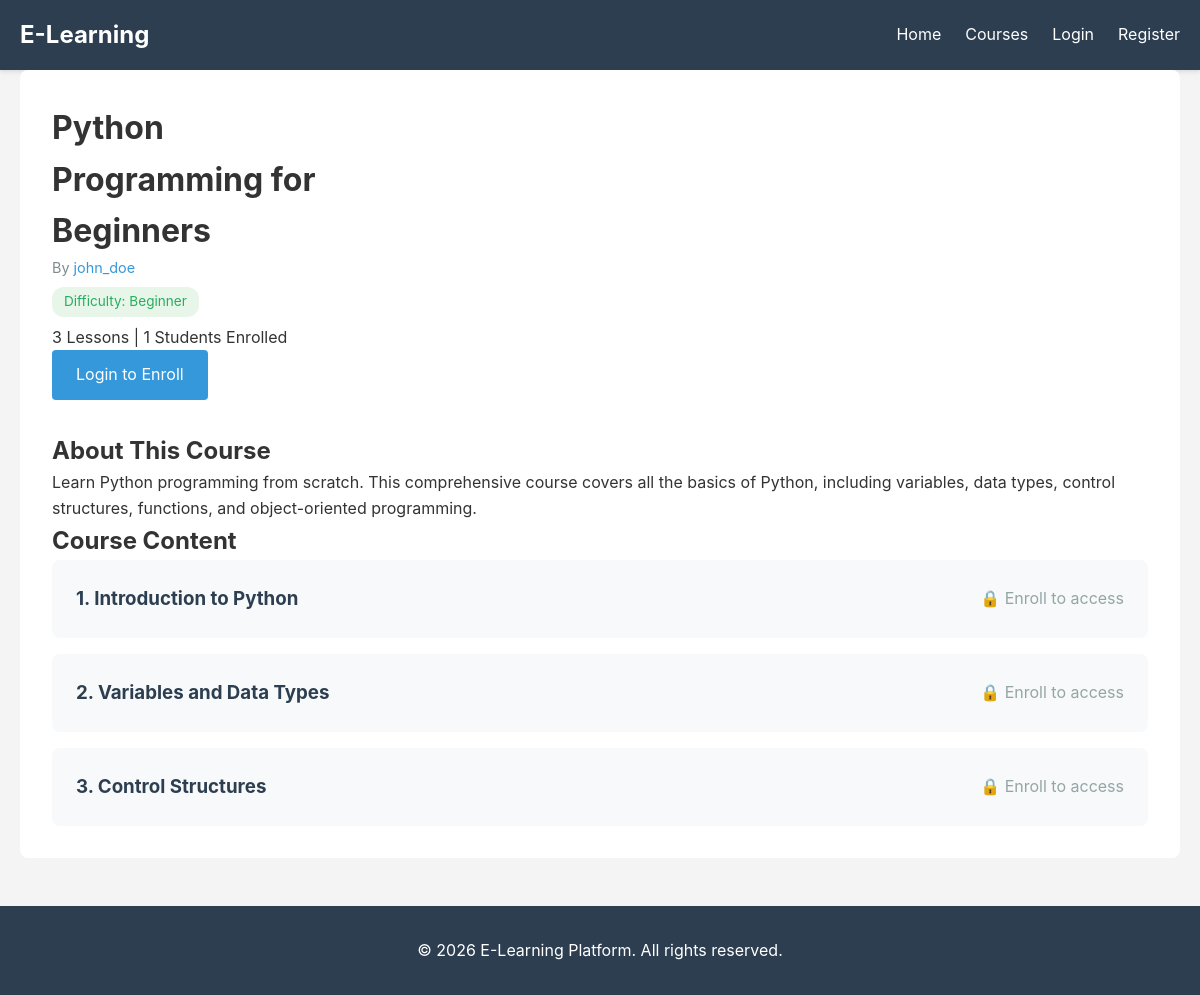
/courses/python-programming-for-beginners/, run on the app's committed database.
### courses/models.py (models this page shows, shortened)
class Course(models.Model):
    DIFFICULTY_CHOICES = (
        ('beginner', 'Beginner'),
        ('intermediate', 'Intermediate'),
        ('advanced', 'Advanced'),
    )
    title = models.CharField(max_length=200)
    slug = models.SlugField(unique=True, blank=True)
    description = models.TextField()
    author = models.ForeignKey(settings.AUTH_USER_MODEL, on_delete=models.CASCADE, related_name='courses')
    difficulty = models.CharField(max_length=20, choices=DIFFICULTY_CHOICES, default='beginner')
    thumbnail = models.ImageField(upload_to='course_thumbnails/', null=True, blank=True)
    is_published = models.BooleanField(default=False)
    created_at = models.DateTimeField(auto_now_add=True)
    updated_at = models.DateTimeField(auto_now=True)
    class Meta:
        ordering = ['-created_at']

class Lesson(models.Model):
    course = models.ForeignKey(Course, on_delete=models.CASCADE, related_name='lessons')
    title = models.CharField(max_length=200)
    content = models.TextField()
    order = models.PositiveIntegerField(default=0)
    created_at = models.DateTimeField(auto_now_add=True)
    updated_at = models.DateTimeField(auto_now=True)
    class Meta:
        ordering = ['order', 'created_at']

### users/models.py (models this page shows, shortened)
class User(AbstractUser):
    ROLE_CHOICES = (
        ('student', 'Student'),
        ('author', 'Author'),
        ('admin', 'Admin'),
    )
    role = models.CharField(max_length=10, choices=ROLE_CHOICES, default='student')
    bio = models.TextField(blank=True)
    profile_picture = models.ImageField(upload_to='profiles/', null=True, blank=True)

### courses/views.py (the view)
# urls.py: path('courses/<slug:slug>/', views.course_detail, name='course_detail'),
def course_detail(request, slug):
    course = get_object_or_404(Course, slug=slug, is_published=True)
    lessons = LessonService.get_course_lessons(course)
    is_enrolled = False
    if request.user.is_authenticated:
        is_enrolled = EnrollmentService.is_enrolled(request.user, course)
    return render(request, 'courses/course_detail.html', {
        'course': course,
        'lessons': lessons,
        'is_enrolled': is_enrolled
    })

### courses/services.py (called while the page is built)
    @staticmethod
    def get_course_lessons(course):
        return Lesson.objects.filter(course=course)

### templates/courses/course_detail.html (shortened to what this page needs)
{% extends 'base.html' %}
{% block content %}
<div class="course-detail">
    <div class="course-header">
        <div class="course-header-info">
            <h1>{{ course.title }}</h1>
            <p class="author">By <a href="{% url 'author_profile' course.author.username %}">{{ course.author.username }}</a></p>
            <p class="difficulty">Difficulty: {{ course.get_difficulty_display }}</p>
            <p class="meta">{{ course.lessons.count }} Lessons | {{ course.enrollments.count }} Students Enrolled</p>
            {% if user.is_authenticated %}
                {% if user == course.author %}
                    <a href="{% url 'edit_course' course.slug %}" class="btn btn-primary">Edit Course</a>
                    <a href="{% url 'manage_lessons' course.slug %}" class="btn btn-secondary">Manage Lessons</a>
                {% elif is_enrolled %}
                    <p class="enrolled-badge">✓ Enrolled</p>
                {% else %}
                    <form method="post" action="{% url 'enroll_course' course.slug %}">
                        {% csrf_token %}
                        <button type="submit" class="btn btn-primary">Enroll Now</button>
                    </form>
                {% endif %}
            {% else %}
                <a href="{% url 'login' %}" class="btn btn-primary">Login to Enroll</a>
            {% endif %}
        </div>
    </div>
    <div class="course-content">
        <h2>About This Course</h2>
        <p>{{ course.description }}</p>
        <h2>Course Content</h2>
        <div class="lessons-list">
            {% for lesson in lessons %}
            <div class="lesson-item">
                <h3>{{ forloop.counter }}. {{ lesson.title }}</h3>
                {% if user.is_authenticated and is_enrolled or user == course.author %}
                    <a href="{% url 'lesson_detail' course.slug lesson.id %}" class="btn btn-secondary">View Lesson</a>
                {% else %}
                    <span class="locked">🔒 Enroll to access</span>
                {% endif %}
            </div>
            {% empty %}
            <p>No lessons available yet.</p>
            {% endfor %}
        </div>
    </div>
</div>
{% endblock %}

### static/css/style.css (style rules this page uses)
* { margin: 0; padding: 0; box-sizing: border-box; }
body { font-family: -apple-system, BlinkMacSystemFont, 'Segoe UI', Roboto, Oxygen, Ubuntu, Cantarell, sans-serif; line-height: 1.6; color: #333; background-color: #f4f4f4; }
.btn { display: inline-block; padding: 0.75rem 1.5rem; border: none; border-radius: 4px; cursor: pointer; text-decoration: none; font-size: 1rem; transition: all 0.3s; }
.btn-primary { background-color: #3498db; color: white; }
.author { color: #7f8c8d; font-size: 0.9rem; margin-bottom: 0.5rem; }
.author a { color: #3498db; text-decoration: none; }
.difficulty { display: inline-block; padding: 0.25rem 0.75rem; background-color: #e8f5e9; color: #27ae60; border-radius: 12px; font-size: 0.85rem; margin-bottom: 0.5rem; }
.course-detail { background: white; border-radius: 8px; padding: 2rem; margin-bottom: 2rem; }
.course-header { display: grid; grid-template-columns: 300px 1fr; gap: 2rem; margin-bottom: 2rem; }
.lessons-list { display: flex; flex-direction: column; gap: 1rem; }
.lesson-item { background: #f8f9fa; padding: 1.5rem; border-radius: 8px; display: flex; justify-content: space-between; align-items: center; }
.lesson-item h3 { color: #2c3e50; }
.locked { color: #95a5a6; }

### data on the page
Course: title "Python Programming for Beginners", author.username "john_doe", difficulty "Beginner", lessons.count "3", enrollments.count "1", description "Learn Python programming from scratch. This comprehensive course covers all the basics of Python, including variables, data types, control structures, functions, and object-oriented programming."
Lesson: title "Introduction to Python"
Lesson: title "Variables and Data Types"
Lesson: title "Control Structures"
